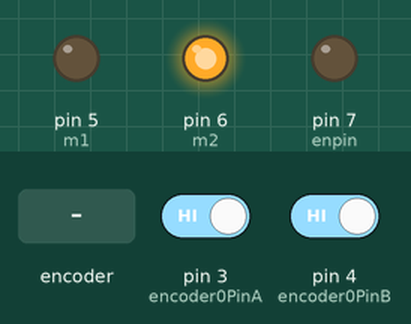
Bench run of a sketch on a simulated Arduino Uno, built with avr-gcc and run on an emulated ATmega328P. On the bench: output pins drawn as LEDs (lit = HIGH). Inputs (shaded band) come from the test bench; at power-on: pin 3 (encoder0PinA) HIGH, pin 4 (encoder0PinB) HIGH. What the sketch prints to the serial monitor is not drawn.

Above: at 1.2 s.
1.3 s: rotary encoder on pin 3 (encoder0PinA) / pin 4 (encoder0PinB) turned 2 steps (second pin leading)
Timing chart, 0 to 4.3 s (numbered marks = the images above; inputs shaded):
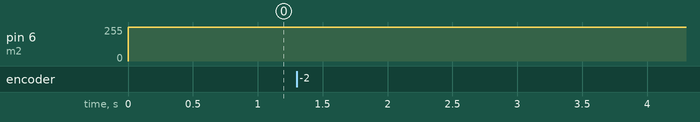

Measured:
- after the input at 1.3 s, pin 6 (m2): 255/255 → 254/255 after 0.28 s

The sketch:

encoderPWM.ino
```cpp
// ===================================== VARIABLES =======================================
int encoder0PinA = 3;
int encoder0PinB = 4;
long encoder0Pos = 0;
int encoder0PinALast = LOW;
int n = LOW;
int m1=5;
int m2=6;
int enpin = 7;

//======================================================================================
//                                                                                      |
//                            MODIFY PARAMETERS  HERE                                   |
//                                                                                      |
//======================================================================================
int enval = 0;
int Speed = 255; //IN RANGE (75,255)
int SPFC = 190;
int SPBC = 160;
// ===================================== SETUP =======================================

void setup() {
  pinMode (encoder0PinA, INPUT);
  pinMode (encoder0PinB, INPUT);
  pinMode (m1, OUTPUT);
  pinMode (m2, OUTPUT);
  pinMode (enpin, OUTPUT);
  digitalWrite(enpin, enval);
  Serial.begin (9600);
}

//======================================= FUNCTIONS ==========================================
void encoder(){
  n = digitalRead(encoder0PinA);
  if ((encoder0PinALast == LOW) && (n == HIGH)) {
    if (digitalRead(encoder0PinB) == LOW) {
      encoder0Pos--;
    } else {
      encoder0Pos++;
    }
    Serial.print (encoder0Pos);
    //Serial.print ("/");
    //Serial.println (Speed);
  }
  encoder0PinALast = n;
}

void b(){
  analogWrite(m1, Speed);
  digitalWrite(m2, 0);
}
void f(){
  digitalWrite(m1, 0);
  analogWrite(m2, Speed);
}
void s(int d){
  //encoder0Pos = 0;
  digitalWrite(m1, 0);
  digitalWrite(m2, 0);
  delay(d);
}
void fstep(int nstep){
  int t = encoder0Pos;

  while(encoder0Pos-t<nstep){
    f();
   Speed=map(encoder0Pos-t,0,nstep+1,255,75);
   encoder();
  }
}
void bstep(int nstep){
  int t = encoder0Pos;

  while(t-encoder0Pos<nstep){
    b();
    Speed=map(t-encoder0Pos,0,nstep+1,255,75);
    encoder();
  }
}
//======================================== LOOP =========================================
void loop() {
  fstep(2*SPFC);
  s(3000);
  bstep(2*SPBC);
  s(3000);
}
```
